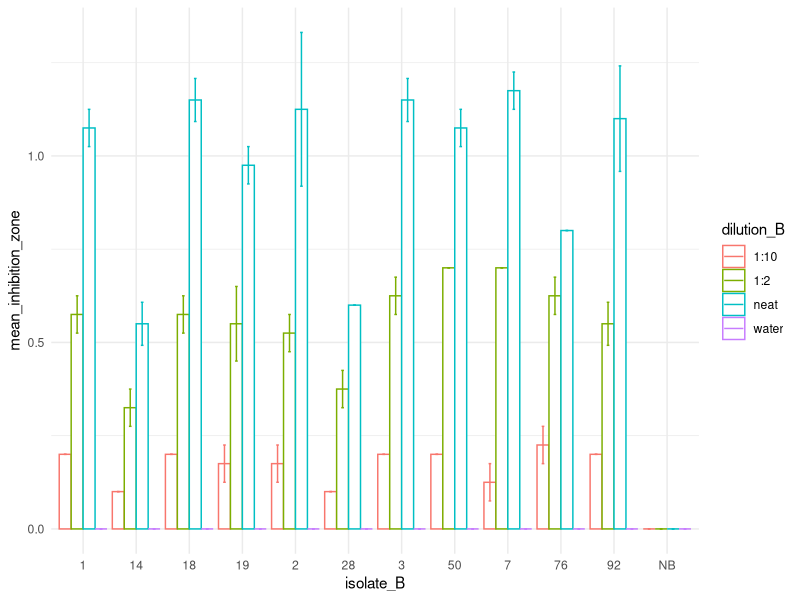
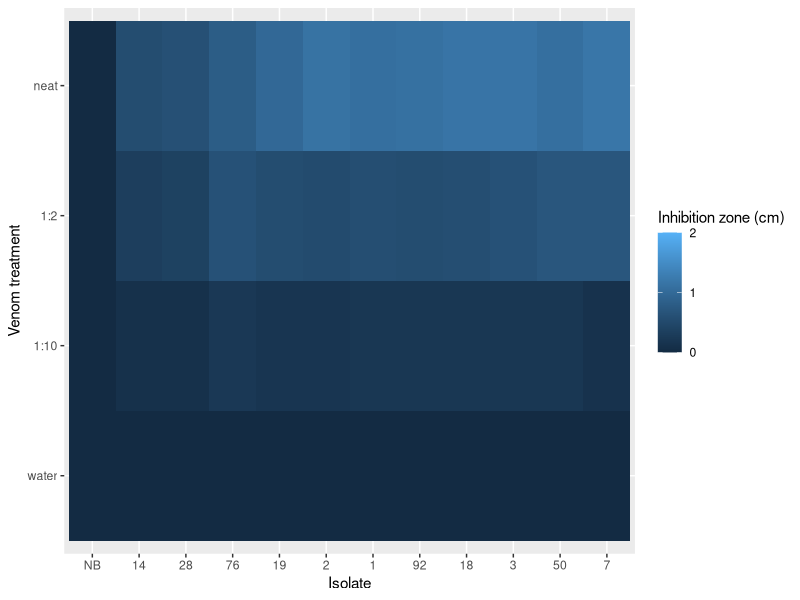

R code for these plots, in order:
# Script to analyse disk diffusion assays

library(tidyverse)
options(pillar.sigfig = 2)

# define variables
dilution_A = c("neat", "1:2", "1:10", "water")
isolate_A = c("1","2","3","7","14","18","19","28","50","76","92","NB")
replicate_A = c("A","B","C","D")

# recycle values
num_observations <- (length(isolate_A) * length(dilution_A)) * length(replicate_A)

dilution_B = c(rep(dilution_A, each = length(isolate_A)*length(replicate_A)))

isolate_B = c(rep(isolate_A, each = length(replicate_A)*length(dilution_A)))

replicate_B = c(rep(replicate_A, each = length(isolate_A)*length(dilution_A)))

data <- tibble(isolate_B, replicate_B, dilution_B)

rows <- nrow(data)
row <- 1

# fix replicates

while (row < rows){
  
  A <- row
  B <- row + 1
  C <- row + 2
  D <- row + 3
  
  #print(A)
  #print(B)
  #print(C)
  
  data[A,2] <- "A"
  data[B,2] <- "B"
  data[C,2] <- "C"
  data[D,2] <- "D"
 
  row <- row + 4
  
  #print(row)
}

# fix dilutions

rows <- nrow(data)
row <- 1

while (row < rows){ 
  dilutions <- c("neat", "1:2", "1:10", "water")
  #print(row)
  
  x <- 1 
  while (x < length(dilutions)+1){
    print(x)
    A <- row
    B <- row + 1
    C <- row + 2
    D <- row + 3
    
    print(row)
    
    data[A,3] <- dilutions[x]
    data[B,3] <- dilutions[x]
    data[C,3] <- dilutions[x]
    data[D,3] <- dilutions[x]
    
    row <- row + 4
    x <- x + 1
    next
   
  } 
}

#  manually input values for each isolate from lab book 

isolate1 <- tibble(
  inhibition_zone = c(1.1, 1.1, 1.1, 1.0, 0.6, 0.6, 0.6, 0.5, 0.2, 0.2, 0.2, 0.2, 0, 0, 0, 0)
)

isolate2 <- tibble(
  inhibition_zone = c(1.1, 1.1, 1.4, 0.9, 0.5, 0.5, 0.6, 0.5, 0.1, 0.2, 0.2, 0.2, 0, 0, 0, 0)
)

isolate3 <- tibble(
  inhibition_zone = c(1.2, 1.1, 1.1, 1.2, 0.6, 0.6, 0.6, 0.7, 0.2, 0.2, 0.2, 0.2, 0, 0, 0, 0)
)
                    
isolate7 <- tibble(
  inhibition_zone = c(1.2, 1.1, 1.2, 1.2, 0.7, 0.7, 0.7, 0.7, 0.2, 0.1, 0.1, 0.1, 0, 0, 0, 0)
)

isolate14 <- tibble(
  inhibition_zone = c(0.5, 0.5, 0.6, 0.6, 0.3, 0.4, 0.3, 0.3, 0.1, 0.1, 0.1, 0.1, 0, 0, 0, 0)
)

isolate18 <- tibble(
  inhibition_zone = c(1.2, 1.2, 1.1, 1.1, 0.6, 0.6, 0.6, 0.5, 0.2, 0.2, 0.2, 0.2, 0, 0, 0, 0)
)

isolate19 <- tibble(
  inhibition_zone = c(0.9, 1.0, 1.0, 1.0, 0.5, 0.7, 0.5, 0.5, 0.2, 0.1, 0.2, 0.2, 0, 0, 0, 0)
)

isolate28 <- tibble(
  inhibition_zone = c(0.6, 0.6, 0.6, 0.6, 0.4, 0.4, 0.4, 0.3, 0.1, 0.1, 0.1, 0.1, 0, 0, 0, 0)
)

isolate50 <- tibble(
  inhibition_zone = c(1.1, 1.0, 1.1, 1.1, 0.7, 0.7, 0.7, 0.7, 0.2, 0.2, 0.2, 0.2, 0, 0, 0, 0)
)

isolate76 <- tibble(
  inhibition_zone = c(0.8, 0.8, 0.8, 0.8, 0.7, 0.6, 0.6, 0.6, 0.2, 0.2, 0.3, 0.2, 0, 0, 0, 0)
)

isolate96 <- tibble(
  inhibition_zone = c(1.3, 1.1, 1.0, 1.0, 0.5, 0.6, 0.6, 0.5, 0.2, 0.2, 0.2, 0.2, 0, 0, 0, 0)
)

isolateNB <- tibble(
  inhibition_zone = c(rep(0, 16))
)

data[,4] <- bind_rows(isolate1, isolate2, isolate3, isolate7, isolate14, isolate18, isolate19, isolate28, isolate50, isolate76, isolate96, isolateNB) # add values to column 4

#d# Analysis of data

# Questions:
# Is there a statistical difference between the venom treatments

# How best to present this data. Heatmap? Bar chart?

# To compare between isolates - calculate % change in zone of inhibition. Use water as a baseline. Not needed because water values are all 0. They are all directly comparable.

# Percentage change in zone of inhibition size.

# select just rows with data for water treatment
#water_rows <- filter(data, dilution_B == "water")

#mean(water_rows$inhibition_zone) # calculate mean for this group
#summary(water_rows$inhibition_zone) # summary stats

# calculate means and stdev

means <- data %>% group_by(isolate_B, dilution_B) %>% 
  summarise(mean_inhibition_zone = mean(inhibition_zone), stdev = sd(inhibition_zone)) 

means %>% select(dilution_B) %>% arrange("neat", "1:2", "1:10", "water")

means %>% arrange(desc(mean_inhibition_zone)) # arrange by descending inhibition zone to see top values

ggplot(data = means, aes(x = isolate_B, y = mean_inhibition_zone, color = dilution_B)) +
  geom_bar(stat="identity", fill = "white",  position=position_dodge()) +
  geom_errorbar(aes(ymin = mean_inhibition_zone - stdev, ymax = mean_inhibition_zone + stdev), width=.2,
                position=position_dodge(.9)) +
  theme_minimal()


# Questions

# Are there statistically significant differences between isolates? 

# Can you plot this as a heatmap with 2 axes, isolate and dilution, with colour indicating the size of inhibition zone

means %>%
  ggplot( aes(x = reorder(isolate_B, mean_inhibition_zone), y = reorder(dilution_B, mean_inhibition_zone), fill = mean_inhibition_zone)) +
  geom_tile() + 
  scale_fill_continuous(limits=c(0, 2), breaks=seq(0,2,by=1)) +
  labs( x = "Isolate", y = "Venom treatment", fill = "Inhibition zone (cm)")


